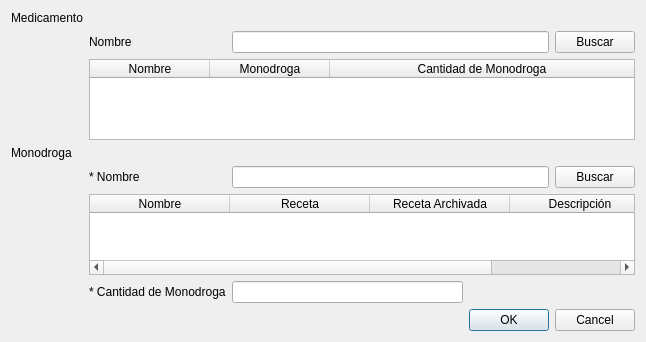
<?xml version="1.0" encoding="UTF-8"?>
<ui version="4.0">
 <class>vtnModificarMedicamento</class>
 <widget class="QWidget" name="vtnModificarMedicamento">
  <property name="geometry">
   <rect>
    <x>0</x>
    <y>0</y>
    <width>646</width>
    <height>342</height>
   </rect>
  </property>
  <property name="windowTitle">
   <string>Modificar Medicamento</string>
  </property>
  <layout class="QVBoxLayout" name="verticalLayout">
   <item>
    <layout class="QGridLayout" name="gridLayout">
     <item row="1" column="1">
      <widget class="QLabel" name="label">
       <property name="text">
        <string>Nombre</string>
       </property>
      </widget>
     </item>
     <item row="0" column="0">
      <widget class="QLabel" name="label_4">
       <property name="text">
        <string>Medicamento</string>
       </property>
      </widget>
     </item>
     <item row="4" column="4">
      <widget class="QPushButton" name="pushButton_2">
       <property name="text">
        <string>Buscar</string>
       </property>
      </widget>
     </item>
     <item row="1" column="2" colspan="2">
      <widget class="QLineEdit" name="lineEdit"/>
     </item>
     <item row="1" column="4">
      <widget class="QPushButton" name="pushButton">
       <property name="focusPolicy">
        <enum>Qt::TabFocus</enum>
       </property>
       <property name="text">
        <string>Buscar</string>
       </property>
      </widget>
     </item>
     <item row="6" column="2">
      <widget class="QLineEdit" name="lineEdit_3"/>
     </item>
     <item row="6" column="1">
      <widget class="QLabel" name="label_2">
       <property name="text">
        <string>* Cantidad de Monodroga</string>
       </property>
      </widget>
     </item>
     <item row="4" column="2" colspan="2">
      <widget class="QLineEdit" name="lineEdit_2"/>
     </item>
     <item row="7" column="3" colspan="2">
      <widget class="QDialogButtonBox" name="buttonBox">
       <property name="standardButtons">
        <set>QDialogButtonBox::Cancel|QDialogButtonBox::Ok</set>
       </property>
      </widget>
     </item>
     <item row="2" column="1" colspan="4">
      <widget class="QTableWidget" name="tableWidget">
       <attribute name="horizontalHeaderDefaultSectionSize">
        <number>120</number>
       </attribute>
       <attribute name="horizontalHeaderStretchLastSection">
        <bool>true</bool>
       </attribute>
       <column>
        <property name="text">
         <string>Nombre</string>
        </property>
       </column>
       <column>
        <property name="text">
         <string>Monodroga</string>
        </property>
       </column>
       <column>
        <property name="text">
         <string>Cantidad de Monodroga</string>
        </property>
       </column>
      </widget>
     </item>
     <item row="3" column="0">
      <widget class="QLabel" name="label_3">
       <property name="text">
        <string>Monodroga</string>
       </property>
      </widget>
     </item>
     <item row="4" column="1">
      <widget class="QLabel" name="label_5">
       <property name="text">
        <string>* Nombre</string>
       </property>
      </widget>
     </item>
     <item row="5" column="1" colspan="4">
      <widget class="QTableWidget" name="tableWidget_2">
       <attribute name="horizontalHeaderDefaultSectionSize">
        <number>140</number>
       </attribute>
       <attribute name="horizontalHeaderStretchLastSection">
        <bool>true</bool>
       </attribute>
       <column>
        <property name="text">
         <string>Nombre</string>
        </property>
       </column>
       <column>
        <property name="text">
         <string>Receta</string>
        </property>
       </column>
       <column>
        <property name="text">
         <string>Receta Archivada</string>
        </property>
       </column>
       <column>
        <property name="text">
         <string>Descripción</string>
        </property>
       </column>
      </widget>
     </item>
    </layout>
   </item>
  </layout>
 </widget>
 <tabstops>
  <tabstop>lineEdit</tabstop>
  <tabstop>pushButton</tabstop>
  <tabstop>tableWidget</tabstop>
  <tabstop>lineEdit_2</tabstop>
  <tabstop>pushButton_2</tabstop>
  <tabstop>tableWidget_2</tabstop>
  <tabstop>lineEdit_3</tabstop>
  <tabstop>buttonBox</tabstop>
 </tabstops>
 <resources/>
 <connections/>
</ui>
